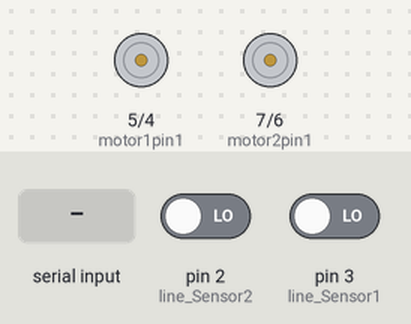
Recording of a sketch running on a simulated Arduino Uno, built with avr-gcc and run on an emulated ATmega328P. On the bench: motor-driver pin pairs drawn as motors (green arrow = first pin HIGH = forward, orange = second pin HIGH = backward, longer = more drive, scaled by the enable pin). The inputs (shaded band) are chosen by the test bench; at power-on: pin 2 (line_Sensor2) LOW, pin 3 (line_Sensor1) LOW. What the sketch prints to the serial monitor is not drawn.

Above: at 1.2 s.
1.3 s: "1" received over the second serial link
2.8 s: pin 2 (line_Sensor2) driven HIGH
At 3.4 s:
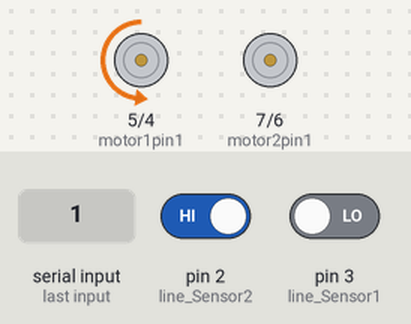
4.3 s: pin 3 (line_Sensor1) driven HIGH
At 4.6 s:
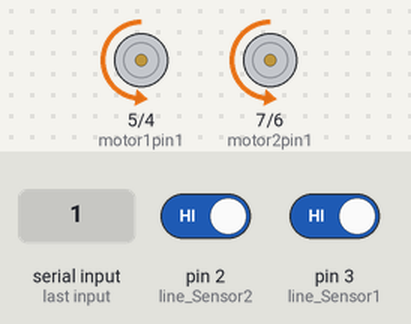
5.8 s: pin 2 (line_Sensor2) driven LOW
At 6.9 s:
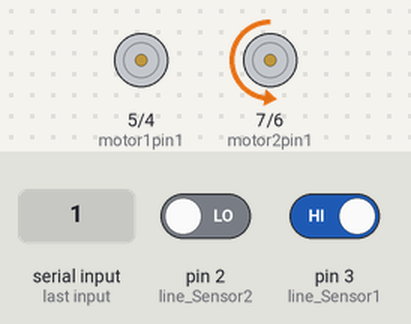
7.3 s: "0" received over the second serial link
At 8.3 s:
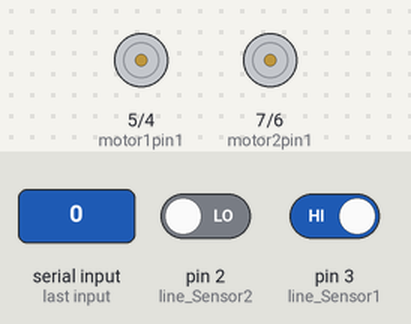
Timing chart, 0 to 9.8 s (numbered marks = the images above; inputs shaded):
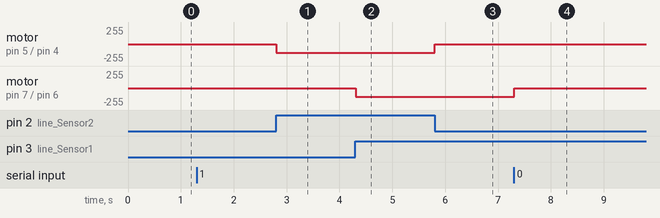

Measured:
- after the input at 2.8 s, motor on pin 5 (motor1pin1) / pin 4 (motor1pin2): stopped → backward 130/255 at once
- after the input at 4.3 s, motor on pin 7 (motor2pin1) / pin 6 (motor2pin2): stopped → backward 130/255 at once
- after the input at 5.8 s, motor on pin 5 (motor1pin1) / pin 4 (motor1pin2): backward 130/255 → stopped at once
- after the input at 7.3 s, motor on pin 7 (motor2pin1) / pin 6 (motor2pin2): backward 130/255 → stopped at once

The sketch:

mater_code_1.ino
```cpp
#include "Arduino.h"
#include <SoftwareSerial.h>

const int bluetoothTx = 12; // HC-05 TX pin connected to Arduino digital pin 2
const int bluetoothRx = 11; // HC-05 RX pin connected to Arduino digital pin 3

SoftwareSerial bluetooth(bluetoothTx, bluetoothRx);
int line_Sensor1 = 3;
int line_Sensor2 = 2;
int motor1speed = 10;
int motor2speed = 9;
int motor1pin1 = 5;
int motor1pin2 = 4;
int motor2pin1 = 7;
int motor2pin2 = 6;

int state = 0;

void setup() {
  // Set the motor control pins as outputs
  pinMode(motor1speed, OUTPUT);
  pinMode(motor2speed, OUTPUT);
  pinMode(motor1pin1, OUTPUT);
  pinMode(motor1pin2, OUTPUT);
  pinMode(motor2pin1, OUTPUT);
  pinMode(motor2pin2, OUTPUT);
  pinMode(line_Sensor1, INPUT);
  pinMode(line_Sensor2, INPUT);
  Serial.begin(38400); // Start serial communication with the Serial Monitor
  bluetooth.begin(38400); // Default communication rate of the Bluetooth module
}

void loop() {
  if (bluetooth.available() > 0) { // Checks whether data is coming from the serial port
    state = bluetooth.read(); // Reads the data from the serial port
    Serial.print("state=");
    Serial.println(state);
  }

  if (state == '1') {
    int pas1 = digitalRead(line_Sensor1);
    int pas2 = digitalRead(line_Sensor2);

    if (pas1 && pas2) {
      motorForward();
    } else if (pas1 == 0 && pas2 == 1) {
      motorRight();
    } else if (pas1 == 1 && pas2 == 0) {
      motorLeft();
    } else {
      motorStop();
    }
  }
  else {
    motorStop();
    Serial.println("motor stop");
  }

  int pas1 = digitalRead(line_Sensor1);
  int pas2 = digitalRead(line_Sensor2);
  Serial.print("pas1= ");
  Serial.println(pas1);
  Serial.print("pas2= ");
  Serial.println(pas2);
}


void motorForward() {
  digitalWrite(motor1pin2, HIGH);
  digitalWrite(motor2pin2, HIGH);
  analogWrite(motor1speed, 130); // Motor A full speed
  digitalWrite(motor1pin1, LOW);
  analogWrite(motor2speed, 130); // Motor B full speed
  digitalWrite(motor2pin1, LOW);
}

void motorRight() {
  digitalWrite(motor1pin2, HIGH);
  digitalWrite(motor2pin2, LOW);
  analogWrite(motor1speed, 130); // Motor A full speed
  digitalWrite(motor1pin1, LOW);
  analogWrite(motor2speed, 130); // Motor B full speed
  digitalWrite(motor2pin1, LOW);
}

void motorLeft() {
  digitalWrite(motor1pin2, LOW);
  digitalWrite(motor2pin2, HIGH);
  analogWrite(motor1speed, 130); // Motor A full speed
  digitalWrite(motor1pin1, LOW);
  analogWrite(motor2speed, 130); // Motor B full speed
  digitalWrite(motor2pin1, LOW);
}

void motorStop() {
  digitalWrite(motor1pin1, LOW);
  digitalWrite(motor2pin2, LOW);
  analogWrite(motor1speed, 0); // Motor A stopped
  digitalWrite(motor1pin2, LOW);
  analogWrite(motor2speed, 0); // Motor B stopped
  digitalWrite(motor2pin1, LOW);
}
```
